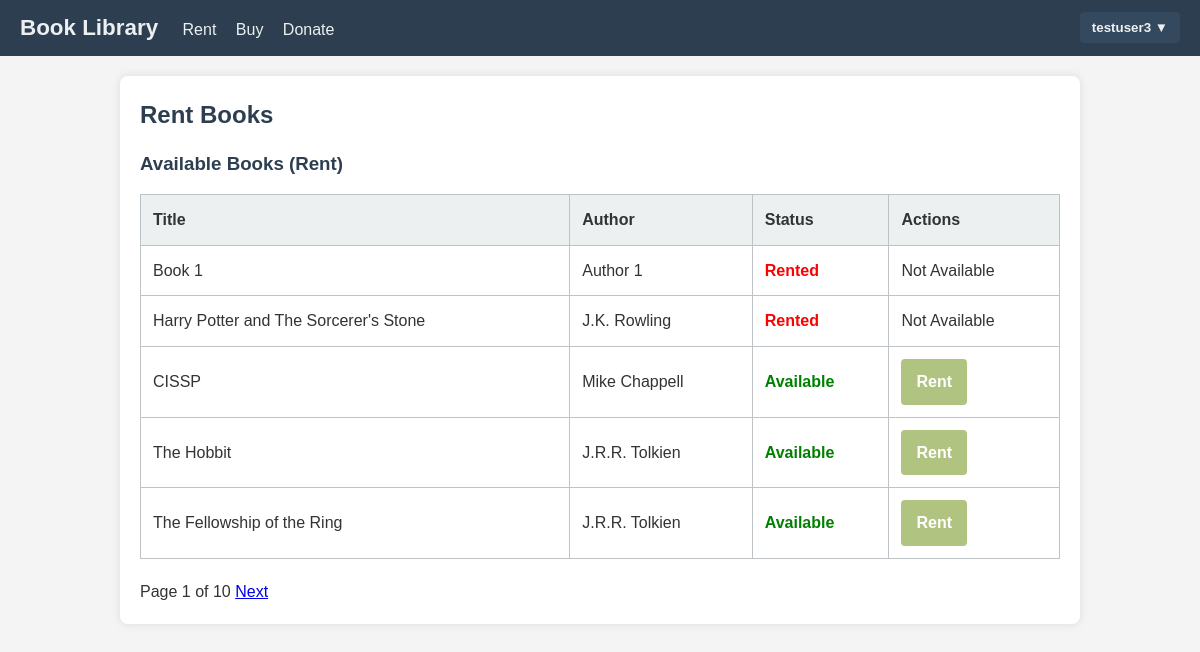
Screenshot of / (signed in) with the database file from the repository.
### library_app/models.py (models this page shows, shortened)
class Book(models.Model):
    CONDITION_CHOICES = [
        ('mint', 'Mint'),
        ('not-mint', 'Not Mint'),
    ]
    AGE_GROUP_CHOICES = [
        ('kids', 'Kids'),
        ('adult', 'Adult'),
    ]
    title = models.CharField(max_length=200)
    author = models.CharField(max_length=100)
    description = models.TextField(blank=True, default="")
    original_mrp = models.DecimalField(max_digits=8, decimal_places=2, null=True, blank=True)
    is_new = models.BooleanField(default=False)
    condition = models.CharField(max_length=20, choices=CONDITION_CHOICES, default='mint')
    genre = models.CharField(max_length=100, blank=True, default="")
    age_group = models.CharField(max_length=10, choices=AGE_GROUP_CHOICES, default='adult')
    price = models.DecimalField(max_digits=8, decimal_places=2, null=True, blank=True)
    discount_percent = models.PositiveIntegerField(default=0)
    offer_price = models.DecimalField(max_digits=8, decimal_places=2, null=True, blank=True)
    available = models.BooleanField(default=True)
    donated_by = models.ForeignKey(
        User,
        null=True,
        blank=True,
        on_delete=models.SET_NULL,
        related_name='donated_books'
    )

### library_app/views/home.py (the view)
# urls.py: path("", library_home, name="library-home"),
@login_required
def library_home(request):
    tab = request.GET.get("tab", "rent")
    books_qs = Book.objects.all().order_by("id")
    buyable_qs = Book.objects.filter(price__isnull=False).order_by("id")
    page_number = request.GET.get("page", 1)
    if tab == "rent":
        paginator = Paginator(books_qs, 5)
        books = paginator.get_page(page_number)
        buyable_books = None
    elif tab == "buy":
        paginator = Paginator(buyable_qs, 5)
        buyable_books = paginator.get_page(page_number)
        books = None
    else:
        books = books_qs
        buyable_books = buyable_qs
    rentals = Rental.objects.filter(user=request.user).order_by("-rented_on")
    donations = (
        Donation.objects.filter(user=request.user)
        .select_related("book")
        .order_by("-donated_on")
    )
    purchases = (
        Purchase.objects.filter(user=request.user)
        .select_related("book")
        .order_by("-purchased_on")
    )
    donation_form = DonationBookForm()
    context = {
        "tab": tab,
        "books": books,
        "buyable_books": buyable_books,
        "rentals": rentals,
        "donations": donations,
        "purchases": purchases,
        "donation_form": donation_form,
    }
    return render(request, "library_app/home.html", context)

### library_app/templates/library_app/home.html (shortened to what this page needs)
{% extends 'library_app/index.html' %}
{% block content %}
  {% if tab == 'rent' %}
    <h2>Rent Books</h2>
    <h3>Available Books (Rent)</h3>
    <table>
      <thead>
        <tr>
          <th>Title</th><th>Author</th><th>Status</th><th>Actions</th>
        </tr>
      </thead>
      <tbody>
        {% for book in books %}
        <tr>
          <td>{{ book.title }}</td>
          <td>{{ book.author }}</td>
          <td>
            {% if book.available %}
              <span class="status-available">Available</span>
            {% else %}
              <span class="status-rented">Rented</span>
            {% endif %}
          </td>
          <td>
            {% if book.available %}
              <a href="{% url 'rent-book' book.id %}" class="btn-action">Rent</a>
            {% else %}
              <span class="disabled">Not Available</span>
            {% endif %}
          </td>
        </tr>
        {% empty %}
        <tr><td colspan="4">No books available.</td></tr>
        {% endfor %}
      </tbody>
    </table>
    {% if books and books.paginator %}
      <div class="pagination">
        <span>Page {{ books.number }} of {{ books.paginator.num_pages }}</span>
        {% if books.has_next %}
          <a href="?tab=rent&page={{ books.next_page_number }}">Next</a>
        {% endif %}
      </div>
    {% endif %}
  {% else %}
    <h2>Your Library</h2>
    <p>Select an option from the navigation bar above.</p>
  {% endif %}
{% endblock %}

### library_app/templates/library_app/index.html (shortened to what this page needs)
{% load static %}
<!DOCTYPE html>
<html lang="en">
<head>
  <link rel="stylesheet" href="{% static 'library_app/styles.css' %}" />
</head>
<body>
  <nav class="navbar">
    <div class="nav-left">
      <a href="{% url 'library-home' %}" class="nav-brand">Book Library</a>
      {% if user.is_authenticated %}
        <a href="{% url 'library-home' %}?tab=rent" class="nav-link">Rent</a>
        <a href="{% url 'library-home' %}?tab=buy" class="nav-link">Buy</a>
        <a href="{% url 'library-home' %}?tab=donate" class="nav-link">Donate</a>
      {% endif %}
    </div>
    <div class="nav-right">
      {% if user.is_authenticated %}
      <div class="dropdown">
        <button class="dropbtn">
          {{ user.username }} ▼
        </button>
      </div>
      {% else %}
        <a href="{% url 'login' %}" class="nav-link">Login</a>
        <a href="{% url 'register' %}" class="nav-link">Register</a>
      {% endif %}
    </div>
  </nav>
  <div class="container">
    <main>
      {% block content %}{% endblock %}
    </main>
  </div>
</body>
</html>

### library_app/static/library_app/styles.css (style rules this page uses)
* { box-sizing: border-box; margin: 0; padding: 0; }
body { font-family: Arial, sans-serif; background-color: #f4f4f4; line-height: 1.6; color: #333; }
.container { max-width: 960px; margin: 20px auto; padding: 20px; background: #fff; box-shadow: 0 0 10px rgba(0,0,0,0.1); border-radius: 8px; }
h2, h3 { margin-bottom: 15px; color: #2c3e50; }
button, .btn-primary, .btn-action, .btn-logout, .btn-buy { background-color: #B1C381; color: #fff; padding: 10px 15px; border: none; border-radius: 4px; cursor: pointer; font-weight: 600; transition: background 0.3s; text-decoration: none; display: inline-block; text-align: center; }
table { width: 100%; border-collapse: collapse; margin-bottom: 20px; }
thead { background-color: #ecf0f1; }
th, td { padding: 12px; border: 1px solid #bdc3c7; text-align: left; }
.status-available { color: green; font-weight: bold; }
.status-rented { color: red; font-weight: bold; }
.navbar { background-color: #2c3e50; color: #ecf0f1; padding: 10px 20px; display: flex; justify-content: space-between; align-items: center; }
.nav-brand { font-size: 1.4rem; font-weight: 700; color: #ecf0f1; text-decoration: none; margin-right: 20px; }
.nav-left .nav-link, .nav-right .nav-link { margin-right: 15px; color: #ecf0f1; text-decoration: none; font-weight: 500; }
.dropdown { position: relative; display: inline-block; }
.dropbtn { background-color: #34495e; color: #ecf0f1; padding: 8px 12px; border: none; border-radius: 4px; cursor: pointer; }

### rows the page displays
Book: title "Book 1", author "Author 1", available "Rented"
Book: title "Harry Potter and The Sorcerer's Stone", author "J.K. Rowling", available "Rented"
Book: title "CISSP", author "Mike Chappell", available "Available"
Book: title "The Hobbit", author "J.R.R. Tolkien", available "Available"
Book: title "The Fellowship of the Ring", author "J.R.R. Tolkien", available "Available"

### other values shown
{{ user.username }} "testuser3"
{{ books.number }} "1"
{{ books.paginator.num_pages }} "10"
